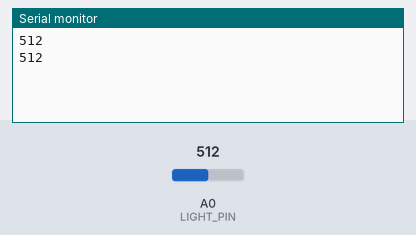
Bench run of a sketch on a simulated Arduino Uno, built with avr-gcc and run on an emulated ATmega328P. Parts: the last lines printed to the serial monitor. Inputs (shaded band) come from the test bench; at power-on: A0 (LIGHT_PIN) = 512.

Above: at 1.8 s.
1.9 s: A0 (LIGHT_PIN) set to 610
At 2.5 s:
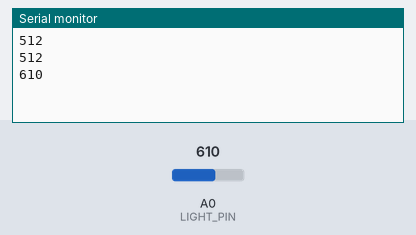
3.4 s: A0 (LIGHT_PIN) set to 590
At 4.8 s:
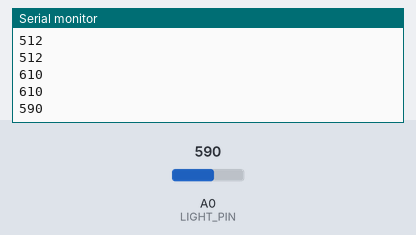
Timing chart, 0 to 6.4 s (numbered marks = the images above; inputs shaded):
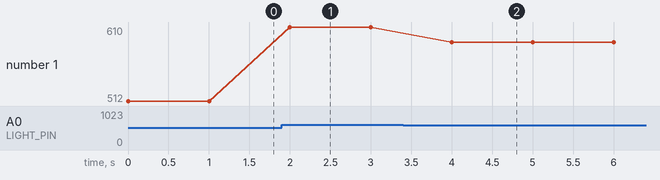

Measured:
- after the input at 1.9 s, the serial monitor: prints a new line after 0.10 s (image 1)
- after the input at 3.4 s, the serial monitor: prints a new line after 0.60 s (image 2)
- plotted number 1: 512 → 610 after the input at 1.9 s, 610 → 590 after the input at 3.4 s

The sketch:

ex_RGB_led_with_light.ino
```cpp
#define BLUE_PIN 11
#define Green_PIN 10
#define RED_PIN 9
#define LIGHT_PIN A0

void setup() {
  pinMode(BLUE_PIN, INPUT);
  pinMode(Green_PIN, INPUT);
  pinMode(RED_PIN, INPUT);

  pinMode(LIGHT_PIN, INPUT);
  Serial.begin(9600);
}

void loop() {
  int value = analogRead(LIGHT_PIN);
  Serial.println(value);

  if(value > 900)
    controlRGBLED(HIGH, LOW, LOW);

  else if(value > 600)
    controlRGBLED(LOW, HIGH, LOW);

  else
    controlRGBLED(LOW, LOW, HIGH);

  delay(1000);

}

//RGBLED 제어함수
void controlRGBLED(int r, int g, int b){
  digitalWrite(RED_PIN, r);
  digitalWrite(Green_PIN, g);
  digitalWrite(BLUE_PIN, b);
}
```
